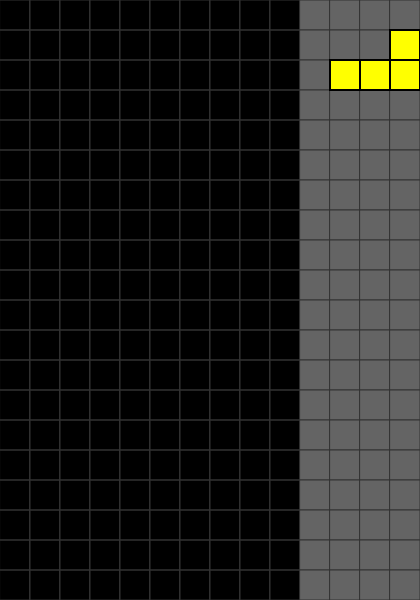
Frame 1 (no input)
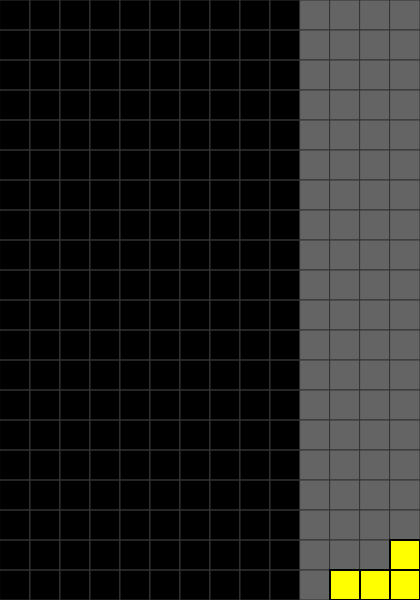
Frame 60 (no input)
Frame 120 (the mouse pressed at the canvas centre since frame 60): identical to frame 60, image omitted

The p5.js sketch that drew these frames (run headless with seeded random() and noise() and a simulated clock; from frame 60 on, the mouse is pressed at the canvas centre):

// p5.js sketch
// ── sketch.js
// 定义游戏的一些常量和变量
let cols = 10;  // 游戏区列数
let colsOfBelt = 4;  // 游戏区列数
let rows = 20;  // 游戏区行数
let blockSize = 30; // 方块大小
let board = [];  // 游戏区

let currentPiece;  // 当前下落的方块
let nextPiece;     // 下一个方块
let pieceAttachedToMouse = false; // 是否有方块吸附在鼠标上

function setup() {
  createCanvas((cols + colsOfBelt) * blockSize, rows * blockSize);
  frameRate(30);  // 设置帧率
  initBoard();
  generatePiece();
}

function draw() {
  background(0);  // 黑色背景
  drawBoard();
  if (pieceAttachedToMouse) {
    followMouse();
  } else {
    currentPiece.update();
  }
  currentPiece.show();
}

function mousePressed() {
  if (!pieceAttachedToMouse) {
    // 检查鼠标是否点击在当前方块上
    let mouseXInBlocks = floor(mouseX / blockSize);
    let mouseYInBlocks = floor(mouseY / blockSize);

    if (
      mouseXInBlocks >= currentPiece.x &&
      mouseXInBlocks < currentPiece.x + currentPiece.shape[0].length &&
      mouseYInBlocks >= currentPiece.y &&
      mouseYInBlocks < currentPiece.y + currentPiece.shape.length
    ) {
      pieceAttachedToMouse = true;
    }
  } else {
    // 释放方块
    let targetX = floor(mouseX / blockSize);
    let targetY = floor(mouseY / blockSize);

    // 暂存原始位置
    let originalX = currentPiece.x;
    let originalY = currentPiece.y;

    currentPiece.x = targetX;
    currentPiece.y = targetY;

    if (checkCollision(currentPiece) || targetX >= cols) { // 禁止放置在灰色区域
      // 如果发生碰撞或在灰色区域，恢复到原始位置
      currentPiece.x = originalX;
      currentPiece.y = originalY;
    } else {
      // 没有碰撞，方块固定在新的位置
      placePiece(currentPiece);
      pieceAttachedToMouse = false;
    }
  }
}

function keyPressed() {
  if (pieceAttachedToMouse && key === 'r') {
    currentPiece.rotate();
  }
}

function initBoard() {
  for (let y = 0; y < rows; y++) {
    board[y] = [];
    for (let x = 0; x < cols + colsOfBelt; x++) {
      board[y][x] = 0;
    }
  }
}

function drawBoard() {
  // 画网格
  stroke(50);
  strokeWeight(1);
  for (let y = 0; y < rows; y++) {
    for (let x = 0; x < cols + colsOfBelt; x++) {
      if (x < cols) {
        noFill();
        rect(x * blockSize, y * blockSize, blockSize, blockSize);
      } else {
        fill(100);
        rect(x * blockSize, y * blockSize, blockSize, blockSize);
      }
    }
  }

  // 绘制已固定的方块
  for (let y = 0; y < rows; y++) {
    for (let x = 0; x < cols + colsOfBelt; x++) {
      if (board[y][x] !== 0) {
        fill(board[y][x]);
        stroke(0);
        strokeWeight(2);
        rect(x * blockSize, y * blockSize, blockSize, blockSize);
      }
    }
  }
}

function generatePiece() {
  let pieces = [
    new Piece([[1, 1, 1], [0, 1, 0]], color(255, 0, 0)), // T
    new Piece([[1, 1], [1, 1]], color(0, 255, 0)),     // O
    new Piece([[1, 1, 0], [0, 1, 1]], color(0, 0, 255)), // S
    new Piece([[0, 1, 1], [1, 1, 0]], color(255, 165, 0)), // Z
    new Piece([[1, 0, 0], [1, 1, 1]], color(0, 255, 255)), // L
    new Piece([[0, 0, 1], [1, 1, 1]], color(255, 255, 0)), // J
    new Piece([[1, 1, 1, 1]], color(128, 0, 128)),     // I
  ];

  currentPiece = nextPiece || random(pieces);
  nextPiece = random(pieces);
}

function followMouse() {
  let mouseXInBlocks = floor(mouseX / blockSize);
  let mouseYInBlocks = floor(mouseY / blockSize);
  currentPiece.x = mouseXInBlocks;
  currentPiece.y = mouseYInBlocks;
}

function checkCollision(piece) {
  for (let y = 0; y < piece.shape.length; y++) {
    for (let x = 0; x < piece.shape[y].length; x++) {
      if (piece.shape[y][x]) {
        let boardX = piece.x + x;
        let boardY = piece.y + y;
        if (
          boardX < 0 ||
          boardX >= cols + colsOfBelt ||
          boardY >= rows ||
          board[boardY][boardX] !== 0
        ) {
          return true;
        }
      }
    }
  }
  return false;
}

function placePiece(piece) {
  for (let y = 0; y < piece.shape.length; y++) {
    for (let x = 0; x < piece.shape[y].length; x++) {
      if (piece.shape[y][x]) {
        let boardX = piece.x + x;
        let boardY = piece.y + y;
        board[boardY][boardX] = piece.color;
      }
    }
  }
  clearLines();
  generatePiece();
}

function clearLines() {
  for (let y = rows - 1; y >= 0; y--) {
    let fullLine = true;
    for (let x = 0; x < cols; x++) {
      if (board[y][x] === 0) {
        fullLine = false;
        break;
      }
    }
    if (fullLine) {
      board.splice(y, 1);
      board.unshift(Array(cols + colsOfBelt).fill(0));
    }
  }
}

// 方块类
class Piece {
  constructor(shape, color) {
    this.shape = shape;
    this.color = color;
    this.x = cols + floor(colsOfBelt / 2) - floor(shape[0].length / 2); // 修改为灰色区域中间
    this.y = 0;
  }

  show() {
    fill(this.color);
    stroke(0);
    strokeWeight(2);
    for (let y = 0; y < this.shape.length; y++) {
      for (let x = 0; x < this.shape[y].length; x++) {
        if (this.shape[y][x]) {
          rect((this.x + x) * blockSize, (this.y + y) * blockSize, blockSize, blockSize);
        }
      }
    }
  }

  move(dx, dy) {
    this.x += dx;
    this.y += dy;
    if (checkCollision(this)) {
      this.x -= dx;
      this.y -= dy;
    }
  }

  rotate() {
    let tempShape = this.shape;
    this.shape = this.shape[0].map((_, index) =>
      this.shape.map(row => row[index])
    ).reverse();

    if (checkCollision(this)) {
      this.shape = tempShape;
    }
  }

  update() {
    if (!pieceAttachedToMouse) {
      this.move(0, 1);
    }
  }
}
